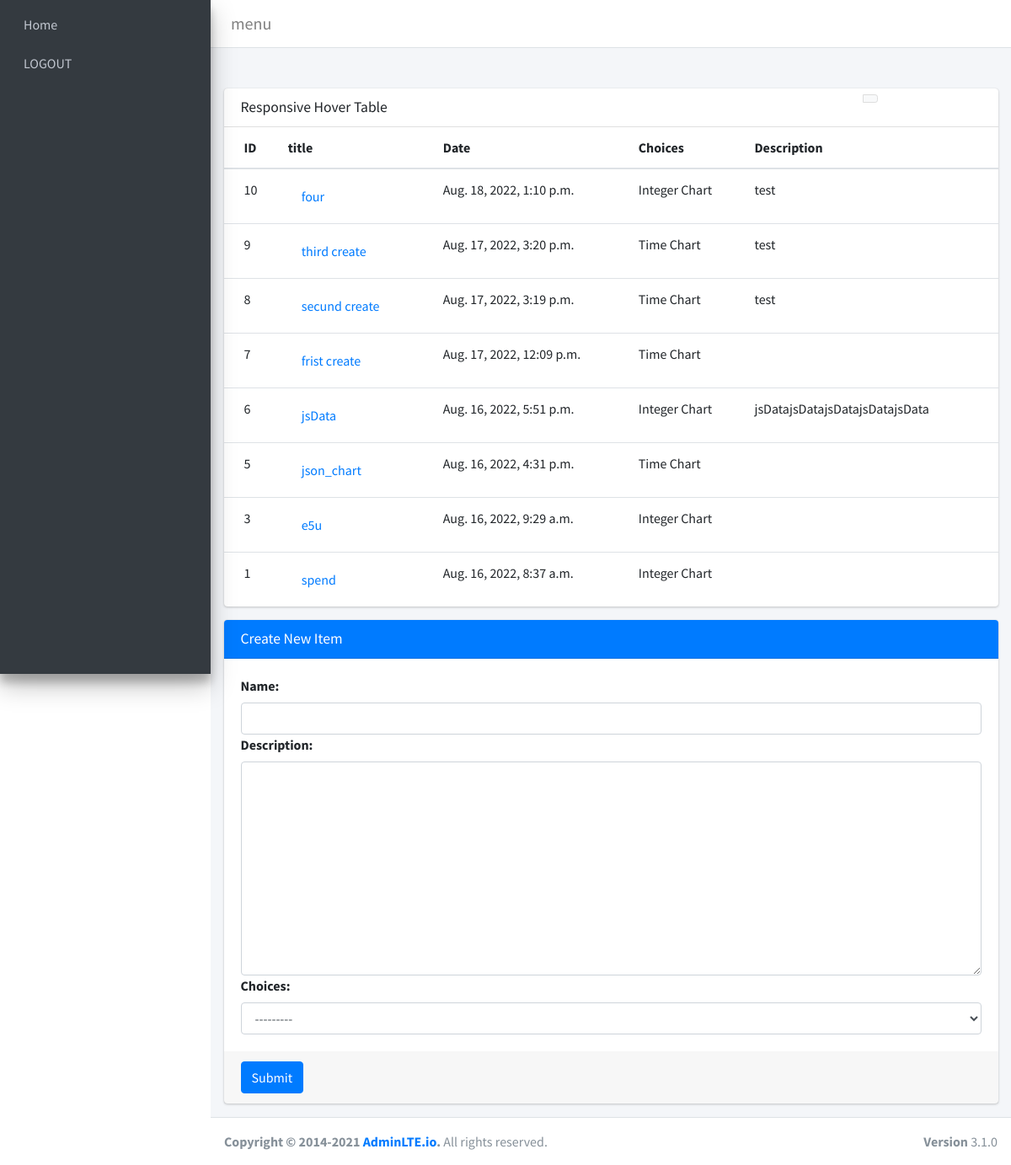
The app's page / (signed in) with its own data.
### index/models.py (models this page shows, shortened)
class chart(models.Model):
    choie = [
        ('Time Chart', 'Time Chart'),
        ('Integer Chart', 'Integer Chart')
    ]
    user = models.ForeignKey(User, on_delete=models.CASCADE)
    name = models.CharField(max_length=250)
    description = models.TextField(blank=True)
    choices = models.CharField(max_length=100, choices=choie)
    date = models.DateTimeField(auto_now_add=True)
    class Meta:
        ordering = ['-date']

### index/views.py (the view, shortened to what this page needs)
# urls.py: path('', home, name="home"),
@login_required(login_url="/accounts/login/")
def home(request):
    chart_data = chart.objects.filter(user=request.user.id)
    form = ChartForm()
    context = {'cr': chart_data, 'form': form}
    return render(request, 'app/index.html', context)

### index/forms.py
class ChartForm(forms.ModelForm):
    class Meta:
        model = chart
        fields = ('name', 'description', 'choices')
        widgets = {
            'name': forms.TextInput(attrs={'class': 'form-control'}),
            'description': forms.Textarea(attrs={'class': 'form-control'}),
            'choices': forms.Select(attrs={'class': 'form-control'}),
        }

### templates/app/index.html (shortened to what this page needs)
{% extends 'base.html' %}
{% load static %}
{% block content %}
<div class="content-wrapper">
  <br><br>
  <section class="content">
    <div class="container-fluid">
      <div class="row">
        <div class="col-12">
          <div class="card">
            <div class="card-header">
              <h3 class="card-title">Responsive Hover Table</h3>
              <div class="card-tools">
                <div class="input-group input-group-sm" style="width: 150px;">
                  <div class="input-group-append">
                    <button type="submit" class="btn btn-default">
                    </button>
                  </div>
                </div>
              </div>
            </div>
            <div class="card-body table-responsive p-0">
              <table class="table table-hover text-nowrap">
                <thead>
                  <tr>
                    <th>ID</th>
                    <th>title</th>
                    <th>Date</th>
                    <th>Choices</th>
                    <th>Description {{request.user.chart}} </th>
                  </tr>
                </thead>
                <tbody>
                  {% for item in cr %}
                  <tr>
                    <td>{{item.id}}</td>
                    <td><a class="nav-link" href="{% url 'chart_view' item.id %}" role="button">{{item.name}}</a></td>
                    <td>{{item.date}}</td>
                    <td><span class="tag tag-success">{{item.choices}}</span></td>
                    <td>{{item.description}}</td>
                  </tr>
                  {% endfor %}
                </tbody>
              </table>
            </div>
          </div>
        </div>
      </div>
    </div>
  </section>
  <section class="content">
    <div class="container-fluid">
      <div class="row">
        <div class="col-md-12">
          <div class="card card-primary">
            <div class="card-header">
              <h3 class="card-title">Create New Item</h3>
            </div>
            <form method="post">
              <div class="card-body">
                {{form}}
              </div>
              <div class="card-footer">
                <button type="submit" class="btn btn-primary">Submit</button>
              </div>
          </div>
        </div>
      </div>
    </div>
</div>
</div>
{% endblock %}

### records on screen
chart: id "10", name "four", date "Aug. 18, 2022, 1:10 p.m.", choices "Integer Chart", description "test"
chart: id "9", name "third create", date "Aug. 17, 2022, 3:20 p.m.", choices "Time Chart", description "test"
chart: id "8", name "secund create", date "Aug. 17, 2022, 3:19 p.m.", choices "Time Chart", description "test"
chart: id "7", name "frist create", date "Aug. 17, 2022, 12:09 p.m.", choices "Time Chart"
chart: id "6", name "jsData", date "Aug. 16, 2022, 5:51 p.m.", choices "Integer Chart", description "jsDatajsDatajsDatajsDatajsData"
chart: id "5", name "json_chart", date "Aug. 16, 2022, 4:31 p.m.", choices "Time Chart"
chart: id "3", name "e5u", date "Aug. 16, 2022, 9:29 a.m.", choices "Integer Chart"
chart: id "1", name "spend", date "Aug. 16, 2022, 8:37 a.m.", choices "Integer Chart"
